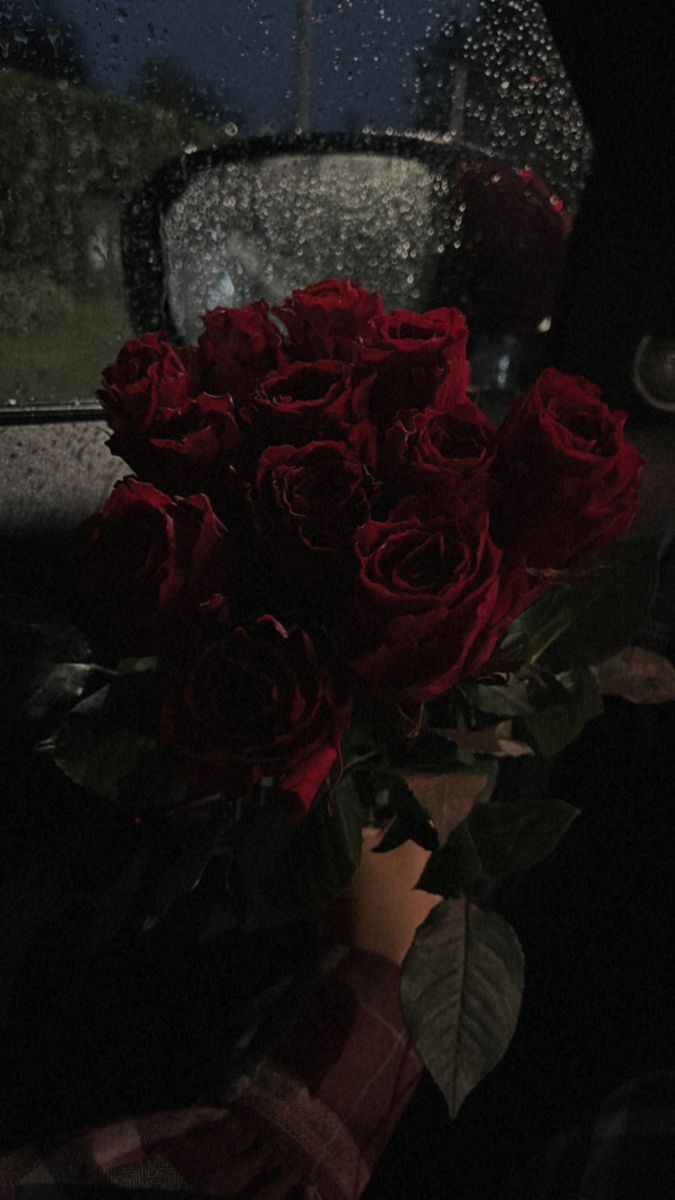
#> input picture shraping img/rose.png, 675 x 1200 px
$ jupyter execute Untitled.ipynb
#> lines starting #> are read from the running program, lines starting #| are printed output that depends on the picture
[cell 1]
#Image sharpening..
import cv2
import matplotlib.pyplot as plt
import numpy as np

img=cv2.imread('rose.png')
#> img is the input picture: shape (1200, 675, 3); mean B, G, R 18.8, 19.8, 25
img=cv2.cvtColor(img,cv2.COLOR_BGR2RGB)

gauss=cv2.GaussianBlur(img,(5,5),0)
sharped=cv2.addWeighted(img,3.65,gauss,-0.19,0)
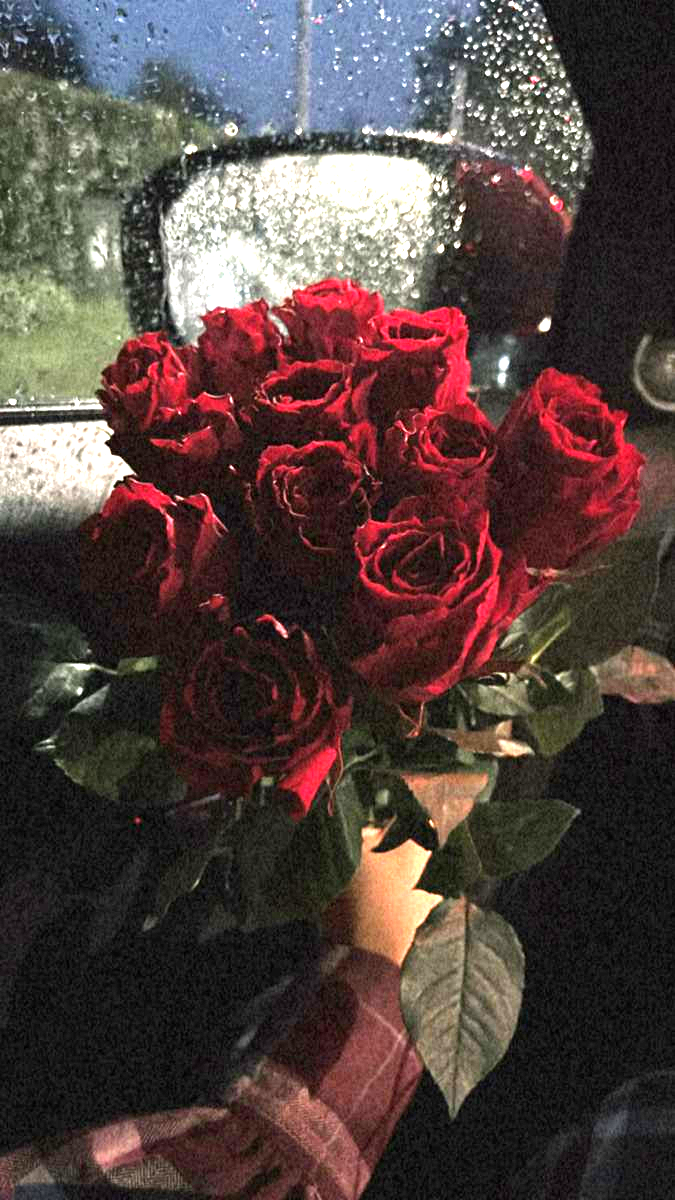
#> sharped: shape (1200, 675, 3); mean R, G, B 83.6, 66.7, 63.6

plt.figure(figsize=(10,6))
plt.subplot(1,2,1),plt.imshow(img),plt.title('Source image'),plt.axis('off')
plt.subplot(1,2,2),plt.imshow(sharped),plt.title('Sharped image'),plt.axis('off')

#save the image
plt.savefig('image.png')
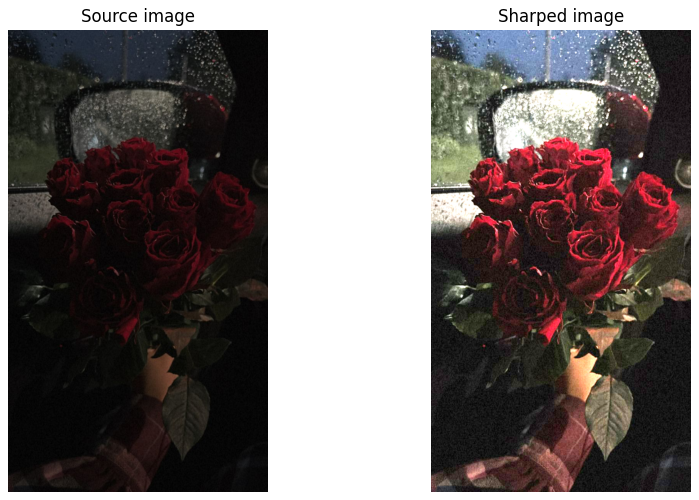
#> figure drawn by matplotlib, 2 panels

[cell 2]
#Image sharpening..
import cv2
import matplotlib.pyplot as plt
import numpy as np

img=cv2.imread('rose.png')
img=cv2.cvtColor(img,cv2.COLOR_BGR2RGB)

k1=np.array([[-1,-1,-1],[-1,10,-1],[-1,-1,-1]])
k2=np.array([[1,1,1],[1,-7,1],[1,1,1]])
# k3=np.array([[2,2,2],[2,-5,2],[2,2,2]])
k3=np.array([[-1,-1,-1,-1,-1],[-1,2,2,2,-1],[-1,2,8,2,-1],[-1,2,2,2,-1],[-1,-1,-1,-1,-1]])/6
k4=np.array([[0,-1,0],[-1,6,0],[0,-1,0]])

img1=cv2.filter2D(img,-1,k1)
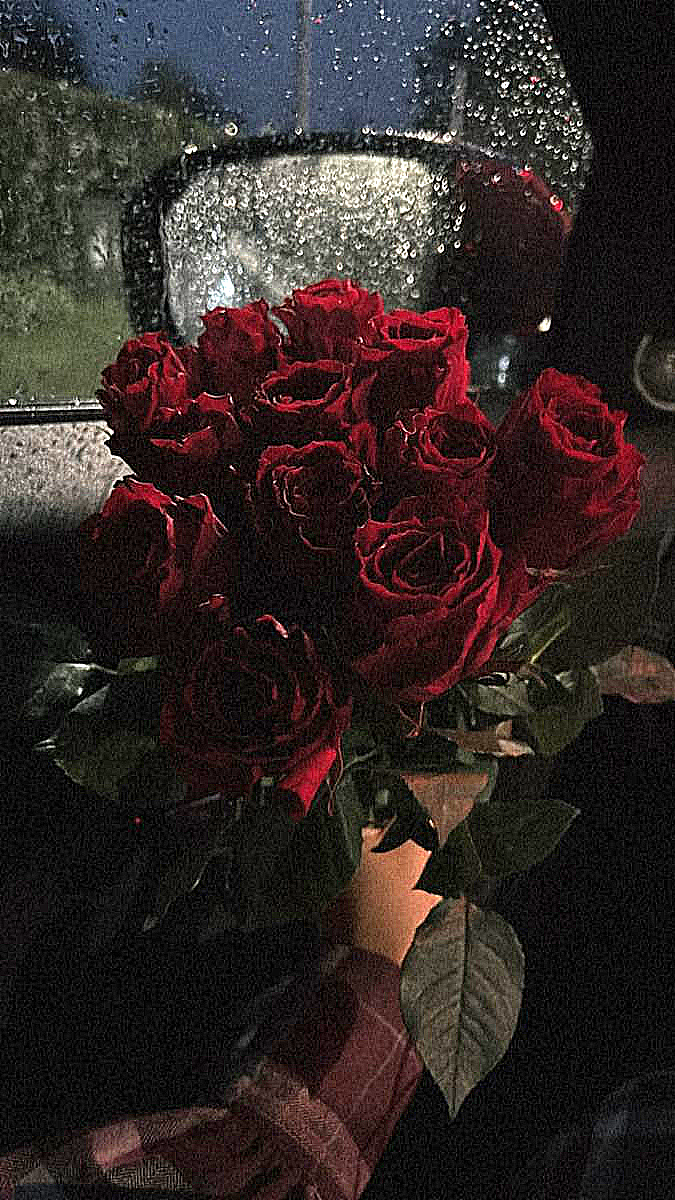
#> img1: shape (1200, 675, 3); mean R, G, B 50.2, 40.2, 38.3
img2=cv2.filter2D(img,-1,k2)
img3=cv2.filter2D(img,-1,k3)
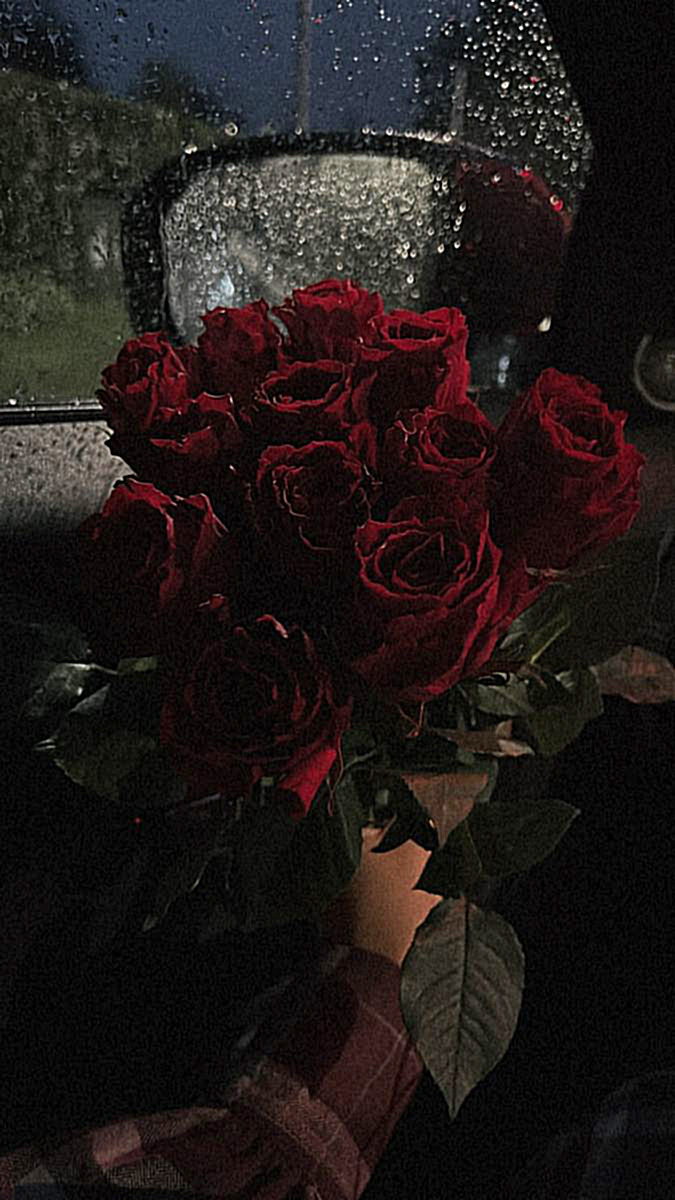
#> img3: shape (1200, 675, 3); mean R, G, B 33.5, 26.6, 25.3
img4=cv2.filter2D(img,-1,k4)
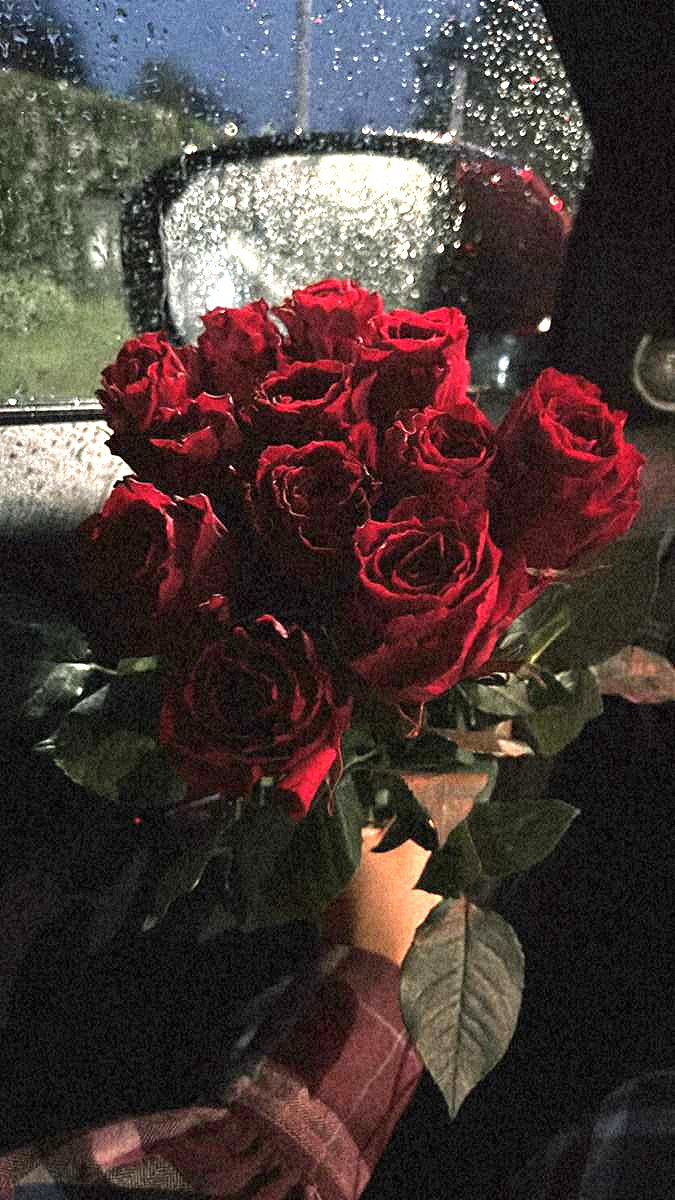
#> img4: shape (1200, 675, 3); mean R, G, B 73.6, 58.5, 55.7
plt.figure(figsize=(10,6))
plt.subplot(2,3,1),plt.imshow(img),plt.title('Source image'),plt.axis('off')
plt.subplot(2,3,2),plt.imshow(img1),plt.title('k1'),plt.axis('off')
plt.subplot(2,3,3),plt.imshow(img2),plt.title('k2'),plt.axis('off')
plt.subplot(2,3,4),plt.imshow(img3),plt.title('k3'),plt.axis('off')
plt.subplot(2,3,5),plt.imshow(img3),plt.title('k4'),plt.axis('off')
#save the image
plt.savefig('new image.png')
